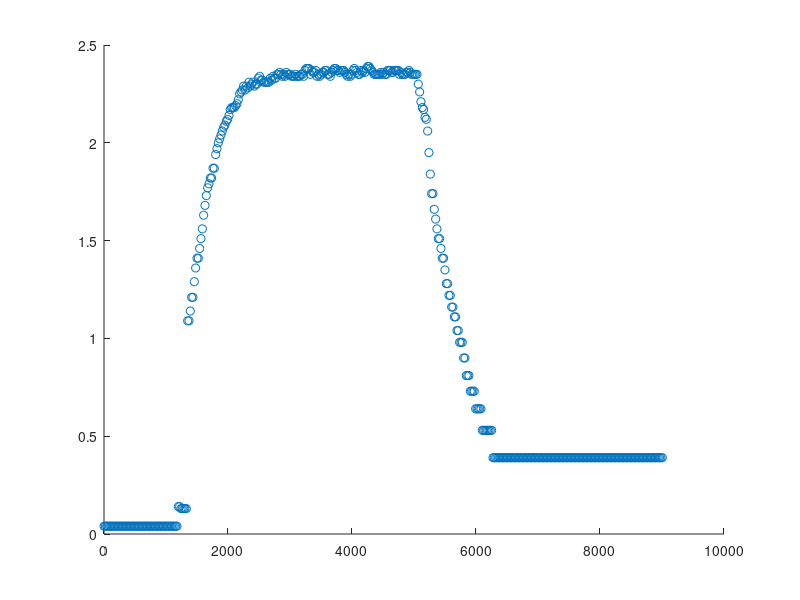
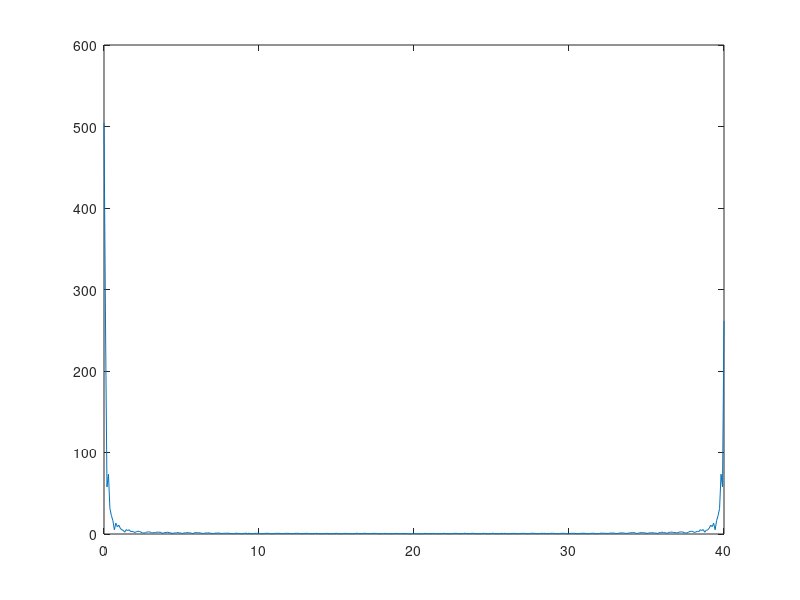

Reproduce these figures in MATLAB, in order. (Note: this script raises an error after producing the figures.)
clc;
clear home;
clear all;
close all;

Data1 = csvread('data3.2.csv');

scatter(Data1(:,4),Data1(:,3));

%scatter(Data1(:,3),Data1(:,4));

figure;

input = Data1(:,3);

%input_fft = mag2db(abs(fft(input)));
input_fft = abs(fft(input));
freq = linspace(0,40,length(input_fft));
plot(freq,input_fft);
figure;
spectrogram(input,hamming(20),19,100,40,'yaxis') %fft for hvert sekund (40)